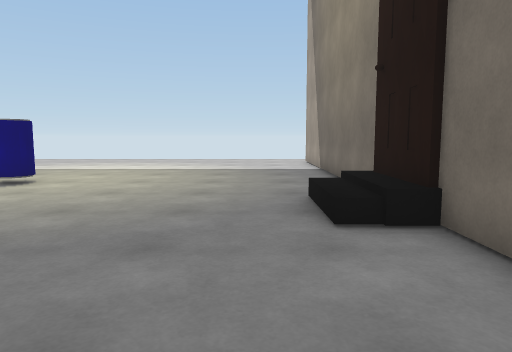
view 1 (above)

16 first-person views from a walk through a 3-D level made in the Unity game engine. The camera is 1.2 m above the floor, tilts 6° down and sees 70° across. The floor is counted in squares, 1 m on a side. Each view is taken from the middle of a square. On the plan, view 1 faces up. The plan holds only what a view shows up to about 15 squares ahead; the rest is blank. The place goes on beyond the plan. The player is left out. Surface patterns are stand-ins for the level's own textures.

view 2
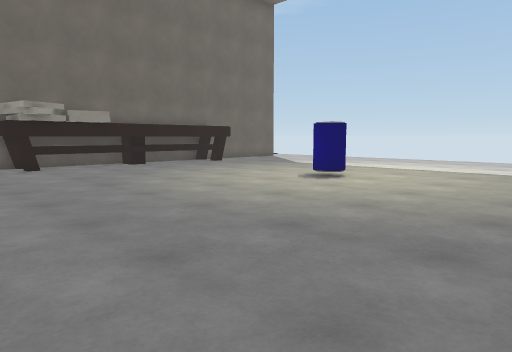

view 3
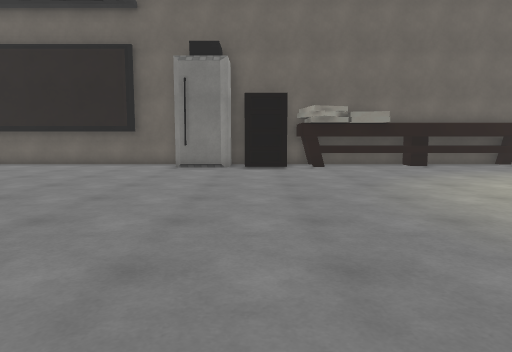

view 4
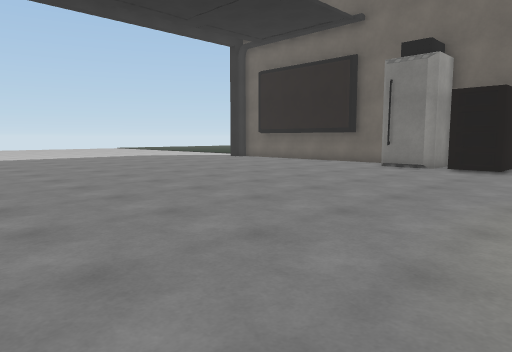

view 5
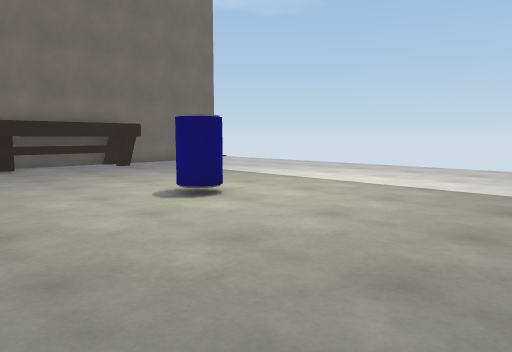

view 6
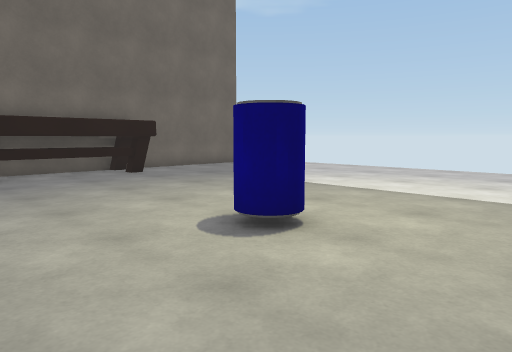

view 7
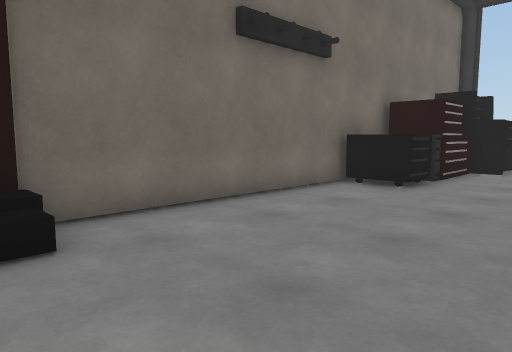

view 8
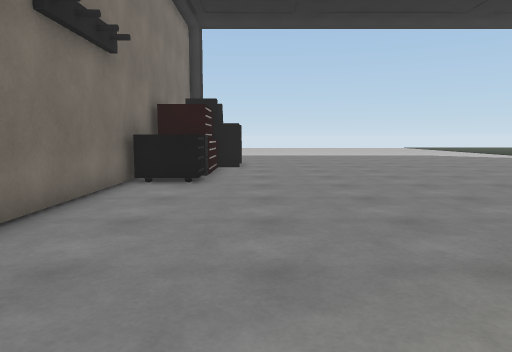

view 9
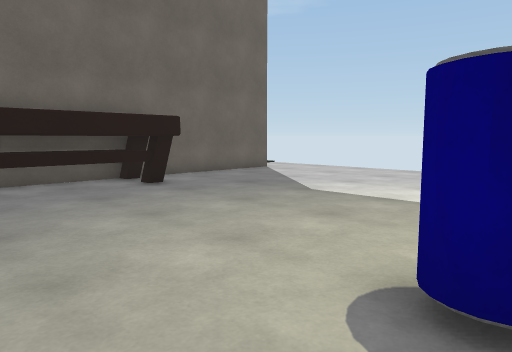

view 10
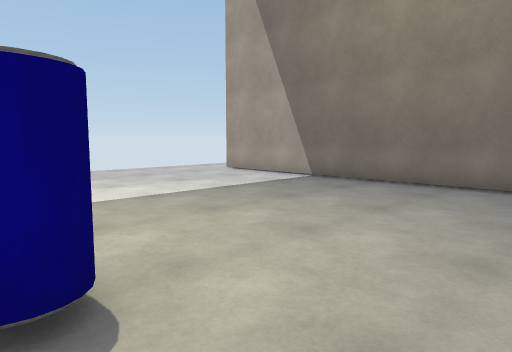

view 11
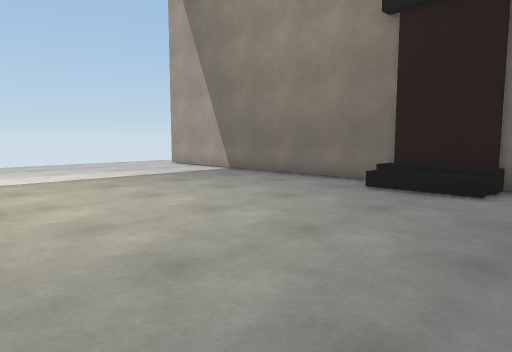

view 12
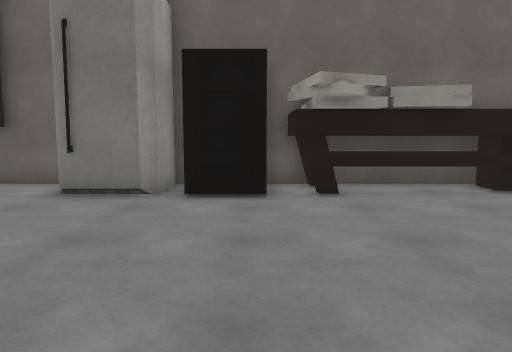

view 13
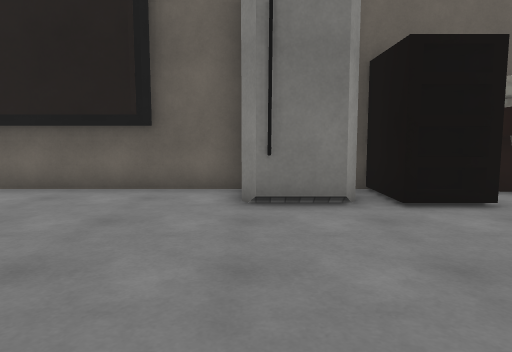

view 14
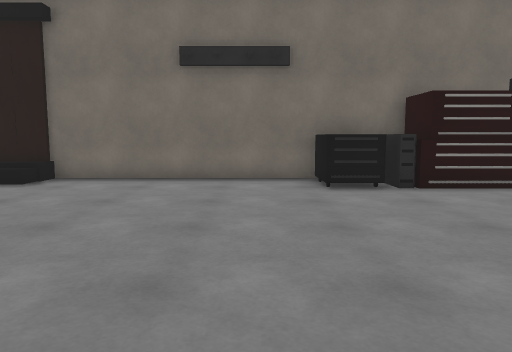

view 15
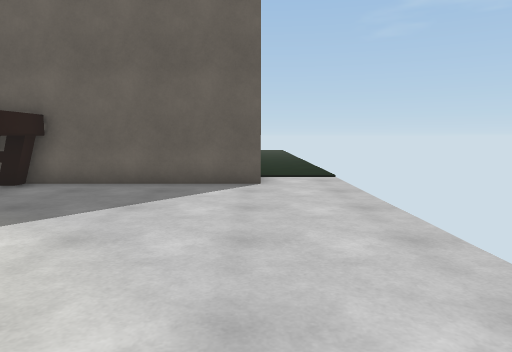

view 16
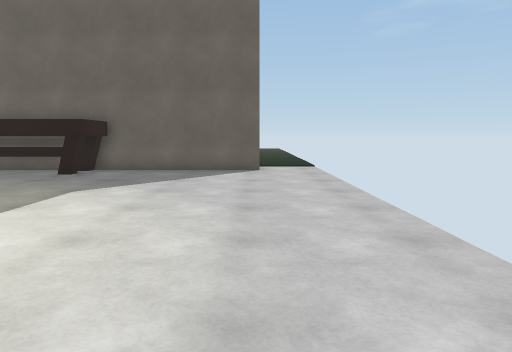

### Floor plan
Points are (right, up) in squares from view 1. A wall is a line through its corners. A room is listed if a view was taken in it or the views show most of it. See-through windows are left out.
Room 1 (views 1, 2, 3, 4, 5, 6, 7, 8, 9, 10, 11, 12, 13, 14, 15, 16)
walls: (2.4, 5.7) (2.2, 7); (2.3, 5.1) (2.5, 6.4); (2.5, 4.8) (1.5, 4.8); (-15.1, 8.1) (-15.1, 7.4); (-15.1, 12.3) (-14.5, 12.3); (-15.9, 2.2) (-14.3, 2.2) (-14.3, 0.6) (-16.5, 0.6); (-14.9, -0.1) (-14.5, -0.4) (-14.5, -2) (-14.9, -2.3); (-16.4, 12.3) (-15.9, 12.3); (-16.5, 12.6) (-14.5, 12.6) (-14.5, 3.3); (-16.5, -2.2) (-16.5, -7.5); (-15.9, -4.4) (-15.9, -7.5); (2.5, -5.6) (2.5, 18.1); (-16.5, 18.2) (-16.5, 8.2)
low walls: (-14.7, 11.9) (-14.7, 3.3); (-15, 12.2) (-14.5, 12.2); (-16.4, 12.2) (-15.9, 12.2)
ways out: opening at (-17.5, 19.5)
objects: other object (-7, 9) to (-6, 10); cabinet (1, -7) to (2, -6); cabinet (1, -5) to (2, -5); cabinet (1, -4) to (2, -3)

Positions as (right, up) in squares from view 1, and headings:
1: (0, 0), facing up
2: (0, 0), facing up-left
3: (0, 1), facing left
4: (0, 5), facing down-left
5: (0, 5), facing up-left
6: (-3, 6), facing up-left
7: (-3, 6), facing down-right
8: (-1, 7), facing down
9: (-6, 7), facing up-left
10: (-7, 7), facing up-right
11: (-7, 3), facing up-right
12: (-7, 2), facing left
13: (-8, -2), facing left
14: (-8, -1), facing right
15: (-7, 18), facing left
16: (-3, 18), facing left
